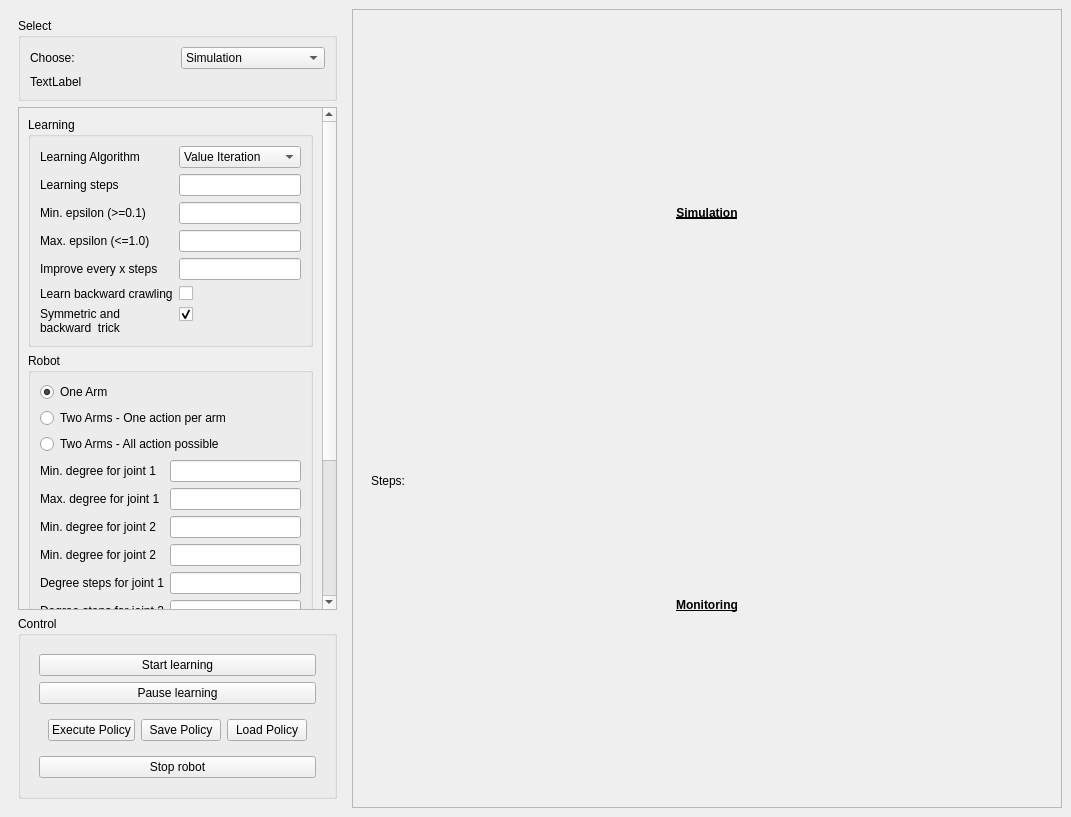
<?xml version="1.0" encoding="UTF-8"?>
<ui version="4.0">
 <class>MainWindow</class>
 <widget class="QMainWindow" name="MainWindow">
  <property name="geometry">
   <rect>
    <x>0</x>
    <y>0</y>
    <width>1071</width>
    <height>817</height>
   </rect>
  </property>
  <property name="windowTitle">
   <string>MainWindow</string>
  </property>
  <property name="dockNestingEnabled">
   <bool>false</bool>
  </property>
  <widget class="QWidget" name="centralwidget">
   <layout class="QHBoxLayout" name="horizontalLayout_4">
    <item>
     <widget class="QWidget" name="" native="true">
      <property name="sizePolicy">
       <sizepolicy hsizetype="Fixed" vsizetype="Minimum">
        <horstretch>0</horstretch>
        <verstretch>0</verstretch>
       </sizepolicy>
      </property>
      <layout class="QVBoxLayout" name="verticalLayout_2">
       <item>
        <widget class="QGroupBox" name="groupBox">
         <property name="title">
          <string>Select</string>
         </property>
         <layout class="QVBoxLayout" name="verticalLayout_6">
          <item>
           <layout class="QVBoxLayout" name="verticalLayout_5">
            <item>
             <layout class="QHBoxLayout" name="horizontalLayout_3">
              <item>
               <widget class="QLabel" name="label_9">
                <property name="text">
                 <string>Choose:</string>
                </property>
               </widget>
              </item>
              <item>
               <widget class="QComboBox" name="choose_sim_real">
                <item>
                 <property name="text">
                  <string>Simulation</string>
                 </property>
                </item>
                <item>
                 <property name="text">
                  <string>Real Robot</string>
                 </property>
                </item>
               </widget>
              </item>
             </layout>
            </item>
           </layout>
          </item>
          <item>
           <widget class="QLabel" name="connected_label">
            <property name="text">
             <string>TextLabel</string>
            </property>
           </widget>
          </item>
         </layout>
        </widget>
       </item>
       <item>
        <layout class="QVBoxLayout" name="verticalLayout_8">
         <property name="spacing">
          <number>6</number>
         </property>
         <property name="leftMargin">
          <number>0</number>
         </property>
         <property name="topMargin">
          <number>0</number>
         </property>
         <item>
          <widget class="QScrollArea" name="scrollArea">
           <property name="sizePolicy">
            <sizepolicy hsizetype="Expanding" vsizetype="Expanding">
             <horstretch>0</horstretch>
             <verstretch>0</verstretch>
            </sizepolicy>
           </property>
           <property name="widgetResizable">
            <bool>true</bool>
           </property>
           <widget class="QWidget" name="scrollAreaWidgetContents_4">
            <property name="geometry">
             <rect>
              <x>0</x>
              <y>0</y>
              <width>336</width>
              <height>773</height>
             </rect>
            </property>
            <property name="sizePolicy">
             <sizepolicy hsizetype="Expanding" vsizetype="Expanding">
              <horstretch>0</horstretch>
              <verstretch>0</verstretch>
             </sizepolicy>
            </property>
            <layout class="QHBoxLayout" name="horizontalLayout_2">
             <item>
              <layout class="QVBoxLayout" name="verticalLayout_9">
               <item>
                <widget class="QGroupBox" name="groupBox_2">
                 <property name="title">
                  <string>Learning</string>
                 </property>
                 <layout class="QHBoxLayout" name="horizontalLayout">
                  <item>
                   <layout class="QFormLayout" name="formLayout">
                    <item row="1" column="0">
                     <widget class="QLabel" name="label_2">
                      <property name="text">
                       <string>Learning steps</string>
                      </property>
                     </widget>
                    </item>
                    <item row="1" column="1">
                     <widget class="QLineEdit" name="param_learning_steps_txt"/>
                    </item>
                    <item row="2" column="0">
                     <widget class="QLabel" name="epsilon_min_label">
                      <property name="text">
                       <string>Min. epsilon (&gt;=0.1)</string>
                      </property>
                     </widget>
                    </item>
                    <item row="2" column="1">
                     <widget class="QLineEdit" name="epsilon_min_txt"/>
                    </item>
                    <item row="3" column="0">
                     <widget class="QLabel" name="epsilon_max_label">
                      <property name="text">
                       <string>Max. epsilon (&lt;=1.0)</string>
                      </property>
                     </widget>
                    </item>
                    <item row="3" column="1">
                     <widget class="QLineEdit" name="epsilon_max_txt"/>
                    </item>
                    <item row="4" column="0">
                     <widget class="QLabel" name="label_14">
                      <property name="text">
                       <string>Improve every x steps</string>
                      </property>
                     </widget>
                    </item>
                    <item row="4" column="1">
                     <widget class="QLineEdit" name="param_improve_every_steps_txt"/>
                    </item>
                    <item row="5" column="0">
                     <widget class="QLabel" name="label_12">
                      <property name="text">
                       <string>Learn backward crawling</string>
                      </property>
                     </widget>
                    </item>
                    <item row="5" column="1">
                     <widget class="QCheckBox" name="cbInvertLearning">
                      <property name="text">
                       <string/>
                      </property>
                     </widget>
                    </item>
                    <item row="6" column="0">
                     <widget class="QLabel" name="label_17">
                      <property name="text">
                       <string>Symmetric and
backward  trick</string>
                      </property>
                      <property name="scaledContents">
                       <bool>false</bool>
                      </property>
                      <property name="wordWrap">
                       <bool>true</bool>
                      </property>
                      <property name="margin">
                       <number>0</number>
                      </property>
                      <property name="indent">
                       <number>-1</number>
                      </property>
                     </widget>
                    </item>
                    <item row="6" column="1">
                     <widget class="QCheckBox" name="cbTricks">
                      <property name="text">
                       <string/>
                      </property>
                      <property name="checked">
                       <bool>true</bool>
                      </property>
                     </widget>
                    </item>
                    <item row="0" column="0">
                     <widget class="QLabel" name="label_18">
                      <property name="text">
                       <string>Learning Algorithm</string>
                      </property>
                     </widget>
                    </item>
                    <item row="0" column="1">
                     <widget class="QComboBox" name="choose_learning_algorithm">
                      <property name="currentText">
                       <string>Value Iteration</string>
                      </property>
                      <item>
                       <property name="text">
                        <string>Value Iteration</string>
                       </property>
                      </item>
                      <item>
                       <property name="text">
                        <string>Q Learning</string>
                       </property>
                      </item>
                     </widget>
                    </item>
                   </layout>
                  </item>
                 </layout>
                </widget>
               </item>
               <item>
                <widget class="QGroupBox" name="groupBox_4">
                 <property name="title">
                  <string>Robot</string>
                 </property>
                 <layout class="QVBoxLayout" name="verticalLayout_7">
                  <property name="spacing">
                   <number>6</number>
                  </property>
                  <item>
                   <widget class="QRadioButton" name="one_arm_rb">
                    <property name="enabled">
                     <bool>true</bool>
                    </property>
                    <property name="text">
                     <string>One Arm</string>
                    </property>
                    <property name="checked">
                     <bool>true</bool>
                    </property>
                   </widget>
                  </item>
                  <item>
                   <widget class="QRadioButton" name="two_arm_one_action_rb">
                    <property name="text">
                     <string>Two Arms - One action per arm</string>
                    </property>
                   </widget>
                  </item>
                  <item>
                   <widget class="QRadioButton" name="two_arm_all_action_rb">
                    <property name="text">
                     <string>Two Arms - All action possible</string>
                    </property>
                   </widget>
                  </item>
                  <item>
                   <layout class="QFormLayout" name="formLayout_2">
                    <item row="0" column="0">
                     <widget class="QLabel" name="label">
                      <property name="text">
                       <string>Min. degree for joint 1</string>
                      </property>
                     </widget>
                    </item>
                    <item row="0" column="1">
                     <widget class="QLineEdit" name="param_min_deg_j1_txt"/>
                    </item>
                    <item row="1" column="0">
                     <widget class="QLabel" name="label_3">
                      <property name="text">
                       <string>Max. degree for joint 1</string>
                      </property>
                     </widget>
                    </item>
                    <item row="1" column="1">
                     <widget class="QLineEdit" name="param_max_deg_j1_txt"/>
                    </item>
                    <item row="2" column="0">
                     <widget class="QLabel" name="label_4">
                      <property name="text">
                       <string>Min. degree for joint 2</string>
                      </property>
                     </widget>
                    </item>
                    <item row="2" column="1">
                     <widget class="QLineEdit" name="param_min_deg_j2_txt"/>
                    </item>
                    <item row="3" column="0">
                     <widget class="QLabel" name="label_5">
                      <property name="text">
                       <string>Min. degree for joint 2</string>
                      </property>
                     </widget>
                    </item>
                    <item row="3" column="1">
                     <widget class="QLineEdit" name="param_max_deg_j2_txt"/>
                    </item>
                    <item row="4" column="0">
                     <widget class="QLabel" name="label_6">
                      <property name="text">
                       <string>Degree steps for joint 1</string>
                      </property>
                     </widget>
                    </item>
                    <item row="4" column="1">
                     <widget class="QLineEdit" name="param_deg_steps_j1_txt"/>
                    </item>
                    <item row="5" column="0">
                     <widget class="QLabel" name="label_7">
                      <property name="text">
                       <string>Degree steps for joint 2</string>
                      </property>
                     </widget>
                    </item>
                    <item row="5" column="1">
                     <widget class="QLineEdit" name="param_deg_steps_j2_txt"/>
                    </item>
                    <item row="6" column="0">
                     <widget class="QLabel" name="label_8">
                      <property name="text">
                       <string>Servo speed</string>
                      </property>
                     </widget>
                    </item>
                    <item row="6" column="1">
                     <widget class="QSlider" name="servo_speed_slider">
                      <property name="minimum">
                       <number>10</number>
                      </property>
                      <property name="maximum">
                       <number>40</number>
                      </property>
                      <property name="singleStep">
                       <number>1</number>
                      </property>
                      <property name="sliderPosition">
                       <number>10</number>
                      </property>
                      <property name="tracking">
                       <bool>true</bool>
                      </property>
                      <property name="orientation">
                       <enum>Qt::Horizontal</enum>
                      </property>
                     </widget>
                    </item>
                   </layout>
                  </item>
                 </layout>
                </widget>
               </item>
               <item>
                <widget class="QGroupBox" name="groupBox_5">
                 <property name="title">
                  <string>Simulation</string>
                 </property>
                 <layout class="QVBoxLayout" name="verticalLayout_4">
                  <item>
                   <layout class="QFormLayout" name="formLayout_3">
                    <item row="0" column="0">
                     <widget class="QLabel" name="label_16">
                      <property name="text">
                       <string>Speed</string>
                      </property>
                     </widget>
                    </item>
                    <item row="0" column="1">
                     <widget class="QSlider" name="speed_slider">
                      <property name="maximum">
                       <number>100</number>
                      </property>
                      <property name="singleStep">
                       <number>1</number>
                      </property>
                      <property name="sliderPosition">
                       <number>0</number>
                      </property>
                      <property name="orientation">
                       <enum>Qt::Horizontal</enum>
                      </property>
                     </widget>
                    </item>
                    <item row="1" column="0">
                     <widget class="QLabel" name="label_15">
                      <property name="text">
                       <string>Draw robot</string>
                      </property>
                     </widget>
                    </item>
                    <item row="1" column="1">
                     <widget class="QCheckBox" name="cbDrawRobot">
                      <property name="text">
                       <string/>
                      </property>
                      <property name="checked">
                       <bool>true</bool>
                      </property>
                     </widget>
                    </item>
                    <item row="2" column="0">
                     <widget class="QLabel" name="label_13">
                      <property name="enabled">
                       <bool>true</bool>
                      </property>
                      <property name="text">
                       <string>Draw sum of value table</string>
                      </property>
                     </widget>
                    </item>
                    <item row="2" column="1">
                     <widget class="QCheckBox" name="cbDrawSumValueTable">
                      <property name="text">
                       <string/>
                      </property>
                      <property name="checked">
                       <bool>true</bool>
                      </property>
                     </widget>
                    </item>
                   </layout>
                  </item>
                 </layout>
                </widget>
               </item>
               <item>
                <spacer name="verticalSpacer">
                 <property name="orientation">
                  <enum>Qt::Vertical</enum>
                 </property>
                 <property name="sizeHint" stdset="0">
                  <size>
                   <width>20</width>
                   <height>40</height>
                  </size>
                 </property>
                </spacer>
               </item>
              </layout>
             </item>
            </layout>
           </widget>
          </widget>
         </item>
        </layout>
       </item>
       <item>
        <widget class="QGroupBox" name="groupBox_3">
         <property name="title">
          <string>Control</string>
         </property>
         <layout class="QVBoxLayout" name="verticalLayout_3">
          <item>
           <widget class="QFrame" name="frame">
            <layout class="QVBoxLayout" name="verticalLayout_14">
             <item>
              <widget class="QPushButton" name="start_learning_button">
               <property name="toolTip">
                <string>Starts the reinforcment learning.</string>
               </property>
               <property name="text">
                <string>Start learning</string>
               </property>
               <property name="autoDefault">
                <bool>false</bool>
               </property>
              </widget>
             </item>
             <item>
              <widget class="QPushButton" name="pause_learning_button">
               <property name="toolTip">
                <string>Option to stop and restart the learning algorithm.</string>
               </property>
               <property name="text">
                <string>Pause learning</string>
               </property>
              </widget>
             </item>
             <item>
              <widget class="QWidget" name="widget" native="true">
               <layout class="QHBoxLayout" name="horizontalLayout_6">
                <item>
                 <widget class="QPushButton" name="execute_button">
                  <property name="text">
                   <string>Execute Policy</string>
                  </property>
                 </widget>
                </item>
                <item>
                 <widget class="QPushButton" name="save_policy_button">
                  <property name="text">
                   <string>Save Policy</string>
                  </property>
                 </widget>
                </item>
                <item>
                 <widget class="QPushButton" name="load_policy_button">
                  <property name="text">
                   <string>Load Policy</string>
                  </property>
                 </widget>
                </item>
               </layout>
              </widget>
             </item>
             <item>
              <widget class="QPushButton" name="stop_robot_button">
               <property name="toolTip">
                <string>Stops the reinforcement learning and rests to default.</string>
               </property>
               <property name="text">
                <string>Stop robot</string>
               </property>
               <property name="autoDefault">
                <bool>false</bool>
               </property>
               <property name="default">
                <bool>false</bool>
               </property>
               <property name="flat">
                <bool>false</bool>
               </property>
              </widget>
             </item>
            </layout>
           </widget>
          </item>
         </layout>
        </widget>
       </item>
      </layout>
     </widget>
    </item>
    <item>
     <widget class="QScrollArea" name="scroll_area">
      <property name="widgetResizable">
       <bool>true</bool>
      </property>
      <widget class="QWidget" name="scrollAreaWidgetContents_2">
       <property name="geometry">
        <rect>
         <x>0</x>
         <y>0</y>
         <width>695</width>
         <height>793</height>
        </rect>
       </property>
       <layout class="QVBoxLayout" name="verticalLayout">
        <item>
         <widget class="QWidget" name="simu_widget" native="true">
          <layout class="QVBoxLayout" name="verticalLayout_simu">
           <item>
            <widget class="QLabel" name="label_10">
             <property name="minimumSize">
              <size>
               <width>0</width>
               <height>0</height>
              </size>
             </property>
             <property name="font">
              <font>
               <weight>75</weight>
               <bold>true</bold>
               <underline>true</underline>
              </font>
             </property>
             <property name="text">
              <string>Simulation</string>
             </property>
             <property name="alignment">
              <set>Qt::AlignCenter</set>
             </property>
            </widget>
           </item>
          </layout>
         </widget>
        </item>
        <item>
         <widget class="QWidget" name="monitoring_widget" native="true">
          <layout class="QVBoxLayout" name="verticalLayout_monitoring">
           <item>
            <widget class="QLabel" name="label_steps">
             <property name="text">
              <string>Steps:</string>
             </property>
             <property name="alignment">
              <set>Qt::AlignLeading|Qt::AlignLeft|Qt::AlignVCenter</set>
             </property>
            </widget>
           </item>
           <item>
            <widget class="QLabel" name="label_11">
             <property name="font">
              <font>
               <weight>75</weight>
               <italic>false</italic>
               <bold>true</bold>
               <underline>true</underline>
               <strikeout>false</strikeout>
              </font>
             </property>
             <property name="text">
              <string>Monitoring</string>
             </property>
             <property name="textFormat">
              <enum>Qt::AutoText</enum>
             </property>
             <property name="alignment">
              <set>Qt::AlignCenter</set>
             </property>
            </widget>
           </item>
           <item>
            <widget class="QWidget" name="value_graph_widget" native="true"/>
           </item>
          </layout>
         </widget>
        </item>
       </layout>
      </widget>
     </widget>
    </item>
   </layout>
  </widget>
 </widget>
 <resources/>
 <connections/>
</ui>
